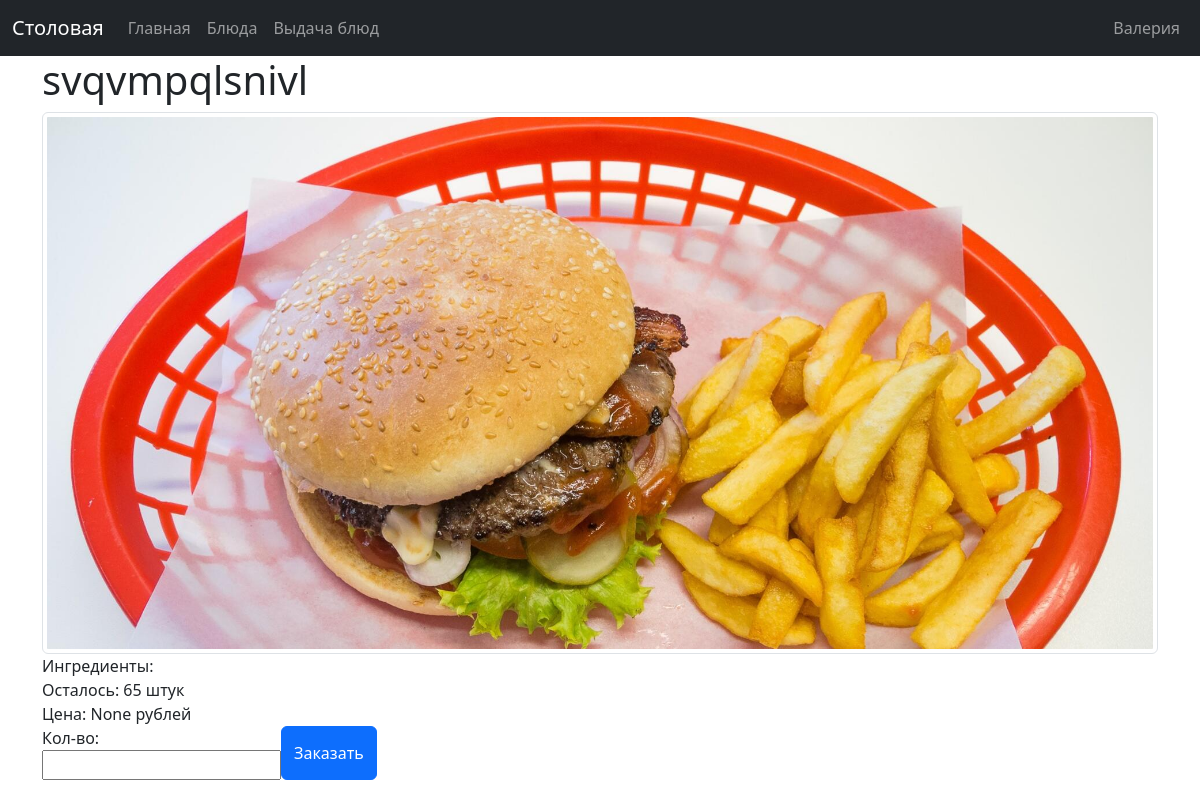
The app's page /menu/dish/1 (signed in) with its own data.
### data/users.py (models this page shows, shortened)
class User(SqlAlchemyBase, UserMixin):
    __tablename__ = 'users'
    id = Column(Integer, primary_key=True, autoincrement=True)
    surname = Column(String, nullable=True)
    name = Column(String, nullable=True)
    patronymic = Column(String, nullable=True)
    email = Column(String, index=True, unique=True, nullable=True)
    hashed_password = Column(String, nullable=True)
    role = Column(Integer, ForeignKey("roles.id"))
    money = Column(Float, nullable=True)
    roles = relationship("Role", back_populates="users")
    requests = relationship("Request")

### data/dishes.py (models this page shows)
class Dish(SqlAlchemyBase):
    __tablename__ = 'dishes'
    id = Column(Integer, primary_key=True, autoincrement=True)
    name = Column(String, nullable=True)
    price = Column(Float, nullable=True)
    quantity = Column(Integer, nullable=True)
    rate = Column(Float, nullable=True)
    image = Column(String, nullable=True)
    description = Column(String, nullable=True)
    requests = relationship("Request")

### server.py (the view)
@app.route('/menu/dish/<int:dish_id>', methods=['GET', 'POST'])
@login_required
def dish(dish_id):
    db_sess = db_session.create_session()
    db_dish = db_sess.get(Dish, dish_id)
    if db_dish is None:
        return render_template('404.html'), 404
    return render_template("dish.html", dish=db_dish)

### data/db_session.py (called while the page is built)
def create_session() -> Session:
    global __factory
    return __factory()

### server.py (called while the page is built)
@login_manager.user_loader
def load_user(user_id):
    db_sess = db_session.create_session()
    return db_sess.get(User, user_id)

@app.template_filter('get_role')
def role_filter(user):
    db_sess = db_session.create_session()
    role = db_sess.get(Role, user.role).role
    return role

### templates/dish.html
{% extends "base.html" %}
{% block content %}
<div class="d-flex flex-column">
    <h1>{{dish.name}}</h1>
    <img src="/static/img/{{dish.image}}" class="img-thumbnail" alt="Фото {{dish.image}}">
    <div class="d-flex">
        <div>Ингредиенты:</div>
    </div>
    <div>Осталось: {{dish.quantity}} штук</div>
    <div>Цена: {{dish.price}} рублей</div>
    <div class="d-flex">
        <div>
            <div>Кол-во:</div>
            <input type="number" id="quantity" name="quantity"/>
        </div>
        <button type="button" class="btn btn-primary">Заказать</button>
    </div>
</div>
{% endblock %}

### templates/base.html (shortened to what this page needs)
<!DOCTYPE html>
<html lang="en">
<head>
    <link href="https://cdn.jsdelivr.net/npm/bootstrap@5.3.8/dist/css/bootstrap.min.css"
        rel="stylesheet"
>
</head>
<body>
<header>
    <nav class="navbar navbar-expand-lg navbar-dark bg-dark" data-bs-theme="dark">
        <div class="container-fluid">
            <div class="navbar-brand">Столовая</div>
            <div class="collapse navbar-collapse" id="navbarContent">
                <ul class="navbar-nav me-auto mb-2 mb-lg-0">
                    <li class="nav-item">
                        <a class="nav-link" href="/">Главная</a>
                    </li>
                    {% if current_user.is_authenticated %}
                    <li class="nav-item">
                        <a class="nav-link" href="/menu">Блюда</a>
                    </li>
                    {% if current_user | get_role == "повар" %}
                    <li class="nav-item">
                        <a class="nav-link" href="/menu">Выдача блюд</a>
                    </li>
                    {% endif %}
                    {% endif %}
                </ul>
                <ul class="navbar-nav mb-2 mb-lg-0">
                    {% if current_user.is_authenticated %}
                    <li class="nav-item">
                        <a class="nav-link" href="/logout">{{ current_user.name }}</a>
                    </li>
                    {% endif %}
                </ul>
            </div>
        </div>
    </nav>
</header>
<main role="main" class="container">
    {% block content %}{% endblock %}
</main>
</body>
</html>

### records on screen
User: name "Валерия"
Dish: name "svqvmpqlsnivl", image (picture), quantity "65", price "None"
